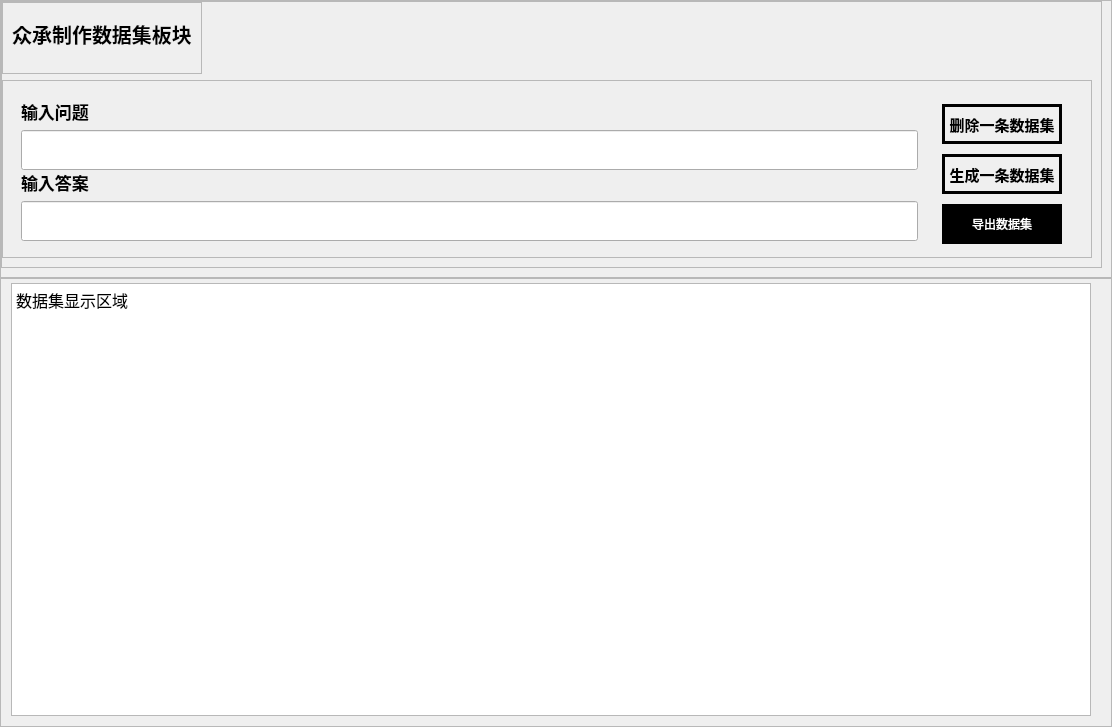
<?xml version="1.0" encoding="UTF-8"?>
<ui version="4.0">
 <class>Form</class>
 <widget class="QWidget" name="Form">
  <property name="geometry">
   <rect>
    <x>0</x>
    <y>0</y>
    <width>1112</width>
    <height>727</height>
   </rect>
  </property>
  <property name="windowTitle">
   <string>Form</string>
  </property>
  <property name="styleSheet">
   <string notr="true"/>
  </property>
  <layout class="QVBoxLayout" name="verticalLayout">
   <property name="spacing">
    <number>0</number>
   </property>
   <property name="leftMargin">
    <number>0</number>
   </property>
   <property name="topMargin">
    <number>0</number>
   </property>
   <property name="rightMargin">
    <number>0</number>
   </property>
   <property name="bottomMargin">
    <number>0</number>
   </property>
   <item>
    <widget class="QFrame" name="frame">
     <property name="sizePolicy">
      <sizepolicy hsizetype="Preferred" vsizetype="Preferred">
       <horstretch>0</horstretch>
       <verstretch>1</verstretch>
      </sizepolicy>
     </property>
     <property name="styleSheet">
      <string notr="true">#frame{border-image: url(:/pic/gzzca_2.jpg);}
</string>
     </property>
     <property name="frameShape">
      <enum>QFrame::StyledPanel</enum>
     </property>
     <property name="frameShadow">
      <enum>QFrame::Raised</enum>
     </property>
     <layout class="QVBoxLayout" name="verticalLayout_4">
      <property name="leftMargin">
       <number>0</number>
      </property>
      <property name="topMargin">
       <number>0</number>
      </property>
      <item alignment="Qt::AlignTop">
       <widget class="QFrame" name="frame_5">
        <property name="frameShape">
         <enum>QFrame::StyledPanel</enum>
        </property>
        <property name="frameShadow">
         <enum>QFrame::Raised</enum>
        </property>
        <layout class="QVBoxLayout" name="verticalLayout_3">
         <property name="leftMargin">
          <number>0</number>
         </property>
         <property name="topMargin">
          <number>0</number>
         </property>
         <item alignment="Qt::AlignLeft">
          <widget class="QFrame" name="frame_3">
           <property name="frameShape">
            <enum>QFrame::StyledPanel</enum>
           </property>
           <property name="frameShadow">
            <enum>QFrame::Raised</enum>
           </property>
           <layout class="QVBoxLayout" name="verticalLayout_5">
            <property name="leftMargin">
             <number>9</number>
            </property>
            <property name="topMargin">
             <number>1</number>
            </property>
            <item alignment="Qt::AlignLeft|Qt::AlignTop">
             <widget class="QPushButton" name="pushButton_4">
              <property name="minimumSize">
               <size>
                <width>0</width>
                <height>60</height>
               </size>
              </property>
              <property name="font">
               <font>
                <family>微软雅黑</family>
                <pointsize>15</pointsize>
                <bold>true</bold>
               </font>
              </property>
              <property name="styleSheet">
               <string notr="true">border:none</string>
              </property>
              <property name="text">
               <string>众承制作数据集板块</string>
              </property>
              <property name="icon">
               <iconset resource="image/image.qrc">
                <normaloff>:/pic/gzzca_Logo.png</normaloff>:/pic/gzzca_Logo.png</iconset>
              </property>
              <property name="iconSize">
               <size>
                <width>50</width>
                <height>50</height>
               </size>
              </property>
             </widget>
            </item>
           </layout>
          </widget>
         </item>
         <item>
          <widget class="QFrame" name="frame_6">
           <property name="frameShape">
            <enum>QFrame::StyledPanel</enum>
           </property>
           <property name="frameShadow">
            <enum>QFrame::Raised</enum>
           </property>
           <layout class="QHBoxLayout" name="horizontalLayout_3">
            <property name="rightMargin">
             <number>20</number>
            </property>
            <item>
             <widget class="QGroupBox" name="groupBox">
              <property name="minimumSize">
               <size>
                <width>750</width>
                <height>40</height>
               </size>
              </property>
              <property name="mouseTracking">
               <bool>false</bool>
              </property>
              <property name="styleSheet">
               <string notr="true">QGroupBox {

            border-width: 0px;
            border-style: solid;

        }</string>
              </property>
              <property name="inputMethodHints">
               <set>Qt::ImhNone</set>
              </property>
              <property name="title">
               <string/>
              </property>
              <property name="flat">
               <bool>false</bool>
              </property>
              <property name="checkable">
               <bool>false</bool>
              </property>
              <layout class="QVBoxLayout" name="verticalLayout_6">
               <property name="bottomMargin">
                <number>13</number>
               </property>
               <item>
                <widget class="QLabel" name="label_3">
                 <property name="font">
                  <font>
                   <pointsize>13</pointsize>
                   <bold>true</bold>
                  </font>
                 </property>
                 <property name="text">
                  <string>输入问题</string>
                 </property>
                </widget>
               </item>
               <item>
                <widget class="QLineEdit" name="lineEdit">
                 <property name="minimumSize">
                  <size>
                   <width>750</width>
                   <height>40</height>
                  </size>
                 </property>
                 <property name="font">
                  <font>
                   <family>微软雅黑</family>
                   <pointsize>13</pointsize>
                   <italic>false</italic>
                   <bold>false</bold>
                  </font>
                 </property>
                 <property name="text">
                  <string/>
                 </property>
                </widget>
               </item>
               <item>
                <widget class="QLabel" name="label_2">
                 <property name="font">
                  <font>
                   <pointsize>13</pointsize>
                   <bold>true</bold>
                  </font>
                 </property>
                 <property name="text">
                  <string>输入答案</string>
                 </property>
                </widget>
               </item>
               <item>
                <widget class="QLineEdit" name="lineEdit_2">
                 <property name="minimumSize">
                  <size>
                   <width>750</width>
                   <height>40</height>
                  </size>
                 </property>
                 <property name="font">
                  <font>
                   <family>微软雅黑</family>
                   <pointsize>13</pointsize>
                  </font>
                 </property>
                </widget>
               </item>
              </layout>
             </widget>
            </item>
            <item>
             <widget class="QGroupBox" name="groupBox_2">
              <property name="sizePolicy">
               <sizepolicy hsizetype="Fixed" vsizetype="Fixed">
                <horstretch>0</horstretch>
                <verstretch>0</verstretch>
               </sizepolicy>
              </property>
              <property name="styleSheet">
               <string notr="true">QGroupBox {
	border-width:0px;
	border-style:solid
}
</string>
              </property>
              <property name="title">
               <string/>
              </property>
              <layout class="QVBoxLayout" name="verticalLayout_7">
               <property name="spacing">
                <number>10</number>
               </property>
               <item>
                <widget class="QPushButton" name="pushButton_3">
                 <property name="minimumSize">
                  <size>
                   <width>120</width>
                   <height>40</height>
                  </size>
                 </property>
                 <property name="maximumSize">
                  <size>
                   <width>100</width>
                   <height>30</height>
                  </size>
                 </property>
                 <property name="font">
                  <font>
                   <pointsize>11</pointsize>
                   <bold>true</bold>
                  </font>
                 </property>
                 <property name="styleSheet">
                  <string notr="true">#pushButton_3{
	border:none;
	color:rgb(0,0,0);
	border:3px solid rgb(0,0,0);

}
#pushButton_3:pressed{
padding-top:5px;
padding-left:5px;
}</string>
                 </property>
                 <property name="text">
                  <string>  删除一条数据集  </string>
                 </property>
                </widget>
               </item>
               <item alignment="Qt::AlignRight">
                <widget class="QPushButton" name="pushButton_2">
                 <property name="enabled">
                  <bool>true</bool>
                 </property>
                 <property name="minimumSize">
                  <size>
                   <width>120</width>
                   <height>40</height>
                  </size>
                 </property>
                 <property name="maximumSize">
                  <size>
                   <width>100</width>
                   <height>30</height>
                  </size>
                 </property>
                 <property name="font">
                  <font>
                   <family>宋体</family>
                   <pointsize>11</pointsize>
                   <bold>true</bold>
                  </font>
                 </property>
                 <property name="layoutDirection">
                  <enum>Qt::RightToLeft</enum>
                 </property>
                 <property name="styleSheet">
                  <string notr="true">#pushButton_2{
	border:none;
	color:rgb(0,0,0);
	border:3px solid rgb(0,0,0);
	
}
#pushButton_2:pressed{
padding-top:5px;
padding-left:5px;
}</string>
                 </property>
                 <property name="text">
                  <string comment="7">生成一条数据集</string>
                 </property>
                </widget>
               </item>
               <item>
                <widget class="QPushButton" name="pushButton">
                 <property name="minimumSize">
                  <size>
                   <width>120</width>
                   <height>40</height>
                  </size>
                 </property>
                 <property name="maximumSize">
                  <size>
                   <width>100</width>
                   <height>30</height>
                  </size>
                 </property>
                 <property name="styleSheet">
                  <string notr="true">#pushButton{
	border:none;
	background-color:rgb(0,0,0);
	color:rgb(255,255,255);
	border:3px solid rgb(0,0,0);

}
#pushButton:hover{
background-color: rgb(255,255,255);
color: rgb(0, 0 ,0);
}
#pushButton:pressed{
padding-top:5px;
padding-left:5px;
}</string>
                 </property>
                 <property name="text">
                  <string>导出数据集</string>
                 </property>
                </widget>
               </item>
              </layout>
             </widget>
            </item>
           </layout>
          </widget>
         </item>
        </layout>
       </widget>
      </item>
     </layout>
    </widget>
   </item>
   <item>
    <widget class="QFrame" name="frame_2">
     <property name="sizePolicy">
      <sizepolicy hsizetype="Preferred" vsizetype="Preferred">
       <horstretch>0</horstretch>
       <verstretch>2</verstretch>
      </sizepolicy>
     </property>
     <property name="styleSheet">
      <string notr="true">#frame_2 {border-image: url(:/pic/gzzca_2.jpg);}</string>
     </property>
     <property name="frameShape">
      <enum>QFrame::StyledPanel</enum>
     </property>
     <property name="frameShadow">
      <enum>QFrame::Raised</enum>
     </property>
     <layout class="QVBoxLayout" name="verticalLayout_2">
      <property name="leftMargin">
       <number>10</number>
      </property>
      <property name="topMargin">
       <number>4</number>
      </property>
      <property name="rightMargin">
       <number>20</number>
      </property>
      <property name="bottomMargin">
       <number>10</number>
      </property>
      <item>
       <widget class="QPlainTextEdit" name="plainTextEdit">
        <property name="font">
         <font>
          <family>Microsoft JhengHei Light</family>
          <pointsize>12</pointsize>
         </font>
        </property>
        <property name="styleSheet">
         <string notr="true"/>
        </property>
        <property name="undoRedoEnabled">
         <bool>false</bool>
        </property>
        <property name="readOnly">
         <bool>true</bool>
        </property>
        <property name="plainText">
         <string>数据集显示区域
</string>
        </property>
        <property name="placeholderText">
         <string notr="true">数据集显示区域</string>
        </property>
       </widget>
      </item>
     </layout>
    </widget>
   </item>
  </layout>
 </widget>
 <resources>
  <include location="image/image.qrc"/>
 </resources>
 <connections/>
</ui>
